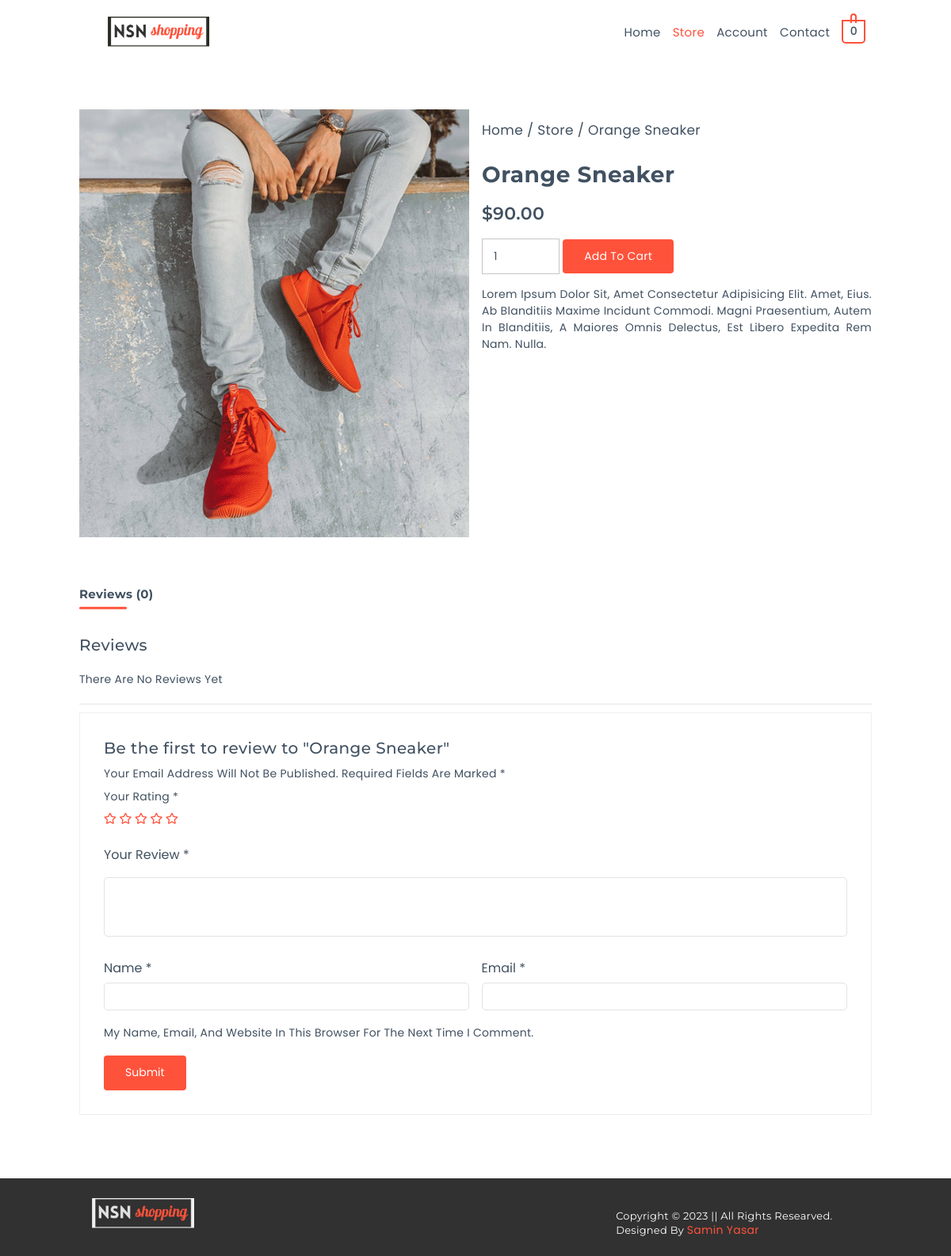
/product_details.php?product_id=34&product_name=Orange Sneaker, run on the app's committed database.
### tables this page shows
CREATE TABLE `product_info` (
  `id` int(255) NOT NULL,
  `name` varchar(255) NOT NULL,
  `price` varchar(255) NOT NULL,
  `description` text NOT NULL,
  `category` varchar(255) NOT NULL,
  `date` varchar(255) NOT NULL,
  `author` varchar(255) NOT NULL,
  `img` varchar(255) NOT NULL
);

### include/functions.php (called while the page is built, shortened)
<?php
function productById($connect, $product_id)
{
  $result = "";
  $query_select = "SELECT * FROM product_info WHERE id = '$product_id'";
  $result_select = mysqli_query($connect, $query_select);
  if ($result_select) {
    $result = $result_select;
  } else {
    $result = false;
  }
  return $result;
}
function allCommentByProductId($connect, $product_id)
{
  $result = "";
  $query_select = "SELECT * FROM comment WHERE product_id = '$product_id'";
  $result_select = mysqli_query($connect, $query_select);
  if ($result_select) {
    $result = $result_select;
  } else {
    $result = false;
  }
  return $result;
}

### product_details.php (the view, shortened to what this page needs)
<!DOCTYPE html>
<html lang="en">
<head>
  <link rel="stylesheet" href="./icon/css/all.min.css">
  <link rel="stylesheet" href="vendor/css/normalize.css">
  <link rel="stylesheet" href="vendor/css/grid.css">
  <link rel="stylesheet" href="css/style.css">
  <link rel="stylesheet" href="css/header.css">
  <link rel="stylesheet" href="css/footer.css">
  <link rel="stylesheet" href="css/product_details.css">
</head>
<body>
  <?php include "header.php"; ?>
  <section class="overview-container">
    <div class="row">
      <?php
      if (isset($_REQUEST["product_id"])) {
        $product_id = $_REQUEST["product_id"];
        if (productById($connect, $product_id) == false) {
          header("location: store.php");
          die();
        } else {
          $result_product_data = productById($connect, $product_id);
          $count = mysqli_num_rows($result_product_data);
          if ($count == 0) {
            header("location: store.php");
            die();
          } else {
            while ($row_product_data = mysqli_fetch_assoc($result_product_data)) {
              $product_name = $row_product_data["name"];
              $product_price = $row_product_data["price"];
              $product_description = $row_product_data["description"];
              $product_img = $row_product_data["img"];
            }
          }
        }
      } else {
        header("location: store.php");
        die();
      }
      ?>
      <div class="img-container col1 span-1-of-2">
        <img src="admin/upload/<?php echo $product_img; ?>" id="product_img">
      </div>
      <div class="description-container col1 span-1-of-2">
        <div class="pagepath-container">
          <span class="page-path"><a href="home.php">home</a> / <a href="store.php">store</a> / <?php echo $product_name; ?></span>
        </div>
        <div class="product-title">
          <h4><?php echo $product_name; ?></h4>
        </div>
        <div class="product-price">
          <h5>$<?php echo $product_price; ?>.00</h5>
        </div>
        <div class="product-action">
          <form action="add_cart.php" method="POST">
            <input class="quantity" min="1" max="100" type="number" name="quantity" value="1">
            <button class="btn btnSubmit" type="submit" name="submit">add to cart</button>
          </form>
        </div>
        <div class="product-description">
          <p><?php echo $product_description; ?></p>
        </div>
      </div>
    </div>
  </section>
  <?php
  $result_all_comment = allCommentByProductId($connect, $product_id);
  $count_all_comment = mysqli_num_rows($result_all_comment);
  ?>
  <section class="review-section">
    <div class="row">
      <div class="review-header">
        <h5>reviews (<?php echo $count_all_comment; ?>)</h5>
      </div>
      <div class="review-show">
        <div class="review-show-header">
          <h4>reviews</h4>
        </div>
        <?php
        if ($count_all_comment == 0 && !isset($_REQUEST["err"])) {
        ?>
          <div class="review-show-content-wrapper">
            <p>there are no reviews yet</p>
          </div>
        <?php
        }
        ?>
        <div class="review-submit-container">
          <div class="review-submit-header">
            <h4><?php
                if ($count_all_comment == 0) {
                ?>
                Be the first to review to "<?php echo $product_name; ?>"
              <?php
                } else {
              ?>
                Add a review to "<?php echo $product_name; ?>"
              <?php
                }
              ?></h4>
            <p>Your email address will not be published. Required fields are marked *</p>
          </div>
          <div class="review-submit-rating">
            <div class="review-submit-rating-header">
              <span>your rating *</span>
            </div>
            <div class="review-submit-rating-icon">
              <i class="far fa-star"></i>
              <i class="far fa-star"></i>
              <i class="far fa-star"></i>
              <i class="far fa-star"></i>
              <i class="far fa-star"></i>
            </div>
          </div>
          <div class="review-form-container">
            <form action="add_comment.php" method="post" autocomplete="off">
              <div class="form-group">
                <label for="comment-box">your review *</label>
                <textarea name="comment" id="comment-box" cols="5" rows="2"></textarea>
              </div>
              <div class="form-group">
                <div class="form-col">
                  <label for="name">name *</label>
                  <input type="name" name="name" id="name">
                </div>
                <div class="form-col">
                  <label for="email">email *</label>
                  <input type="email" name="email" id="email">
                </div>
              </div>
              <div class="form-group">
                <p>my name, email, and website in this browser for the next time I comment.</p>
              </div>
              <div class="form-group">
                <input class="btn" type="submit" name="submit" value="Submit">
              </div>
            </form>
          </div>
        </div>
      </div>
    </div>
  </section>
  <?php include "footer.php"; ?>
</body>
</html>

### css/style.css (style rules this page uses)
*, *:after, *:before { margin: 0; padding: 0; box-sizing: border-box; -webkit-user-drag: none; }
html { font-size: 62.5%; scroll-behavior: smooth; text-rendering: optimizeLegibility; }
:root { --font-heading: "Montserrat", sans-serif; --font-para: "Poppins", sans-serif; --line-height: 1.4; --letter-spacing: 0.02em; --base-color: #ff523b; --font-color: #fff; --head-color: #415161; --para-color: #415161; --transition: all 0.3s; }
body { cursor: default; font-size: 1.4rem; font-weight: 400; font-family: var(--font-para); }
a { color: var(--para-color); font-size: 1.4rem; font-weight: 400; font-family: var(--font-para); letter-spacing: var(--letter-spacing); line-height: var(--line-height); }
span { color: var(--para-color); font-size: 1.4rem; font-weight: 400; font-family: var(--font-para); letter-spacing: var(--letter-spacing); line-height: var(--line-height); }
button { color: var(--para-color); font-size: 1.4rem; font-weight: 400; font-family: var(--font-para); letter-spacing: var(--letter-spacing); line-height: var(--line-height); }
p { color: var(--para-color); font-size: 1.4rem; font-weight: 400; font-family: var(--font-para); letter-spacing: var(--letter-spacing); line-height: var(--line-height); }
h4 { color: var(--head-color); font-size: 2rem; font-weight: 600; font-family: var(--font-heading); letter-spacing: var(--letter-spacing); line-height: var(--line-height); margin: 0; }
h5 { color: var(--head-color); font-size: 1.5rem; font-weight: 500; font-family: var(--font-heading); letter-spacing: var(--letter-spacing); line-height: var(--line-height); margin: 0; }
input, textarea, select { outline: none; font-size: 1.4rem; line-height: var(--line-height); font-family: var(--font-para); }
label { color: var(--para-color); font-family: var(--font-para); text-transform: capitalize; font-size: 1.5rem; }
.row { width: 100rem; margin: 0 auto; }
.btn { padding: 1rem 2.5rem; color: var(--font-color); background: var(--base-color); border: none; outline: none; text-decoration: none; border: 0.2rem solid var(--base-color); border-radius: 0.4rem; text-transform: capitalize; cursor: pointer; transition: var(--transition); }

### data on the page
product_info: img (picture), name "Orange Sneaker", price "90", description "Lorem Ipsum Dolor Sit, Amet Consectetur Adipisicing Elit. Amet, Eius. Ab Blanditiis Maxime Incidunt Commodi. Magni Praesentium, Autem In Blanditiis, A Maiores Omnis Delectus, Est Libero Expedita Rem Nam. Nulla."

### other printed values
$all_nav_links[$i] "Home"
$all_nav_links[$i] "Store"
$all_nav_links[$i] "Account"
$all_nav_links[$i] "Contact"
$count_cart_number "0"
$count_all_comment "0"
